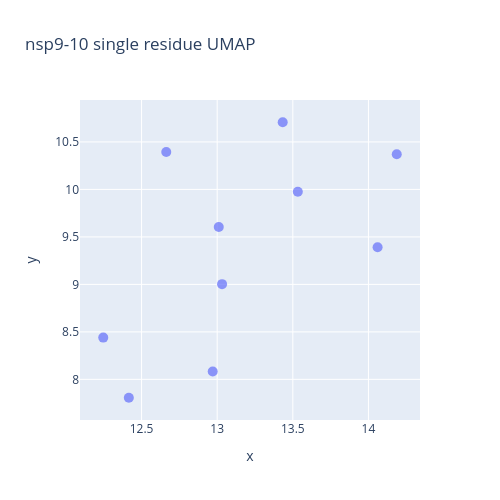

The code cell stored with this chart in its notebook:
### Code cell
fig = px.scatter(plot, x = "x", y="y", hover_data=["pdb_id"], title="nsp9-10 single residue UMAP", height=500, width=500)

fig.update_traces(marker=dict(size=10, opacity=0.7))
fig.show()

### Figure 1 — Plotly figure (JSON) as saved in the notebook; plotly's stock layout.template omitted (floating-point values rounded to 4 significant figures)
{"data": [{"customdata": [["7TA4_D_Asn213.pdb_B_D"], ["7TA4_D_Arg208.pdb_B_D"], ["7TA4_D_Gln210.pdb_B_D"], ["7TA4_D_Val207.pdb_B_D"], ["7TA4_D_Leu209.pdb_B_D"], ["7TA4_D_Gly212.pdb_B_D"], ["7TA4_D_Thr206.pdb_B_D"], ["7TA4_D_Ala214.pdb_B_D"], ["7TA4_D_Ala211.pdb_B_D"], ["7TA4_D_Ala205.pdb_B_D"]], "hovertemplate": "x=%{x}<br>y=%{y}<br>pdb_id=%{customdata[0]}<extra></extra>", "legendgroup": "", "marker": {"color": "#636efa", "opacity": 0.7, "size": 10, "symbol": "circle"}, "mode": "markers", "name": "", "orientation": "v", "showlegend": false, "type": "scatter", "x": [12.25, 13.01, 13.53, 13.03, 14.19, 14.06, 12.66, 12.97, 13.43, 12.42], "xaxis": "x", "y": [8.44, 9.604, 9.976, 9.003, 10.37, 9.391, 10.39, 8.082, 10.71, 7.806], "yaxis": "y"}], "layout": {"height": 500, "legend": {"tracegroupgap": 0}, "title": {"text": "nsp9-10 single residue UMAP"}, "width": 500, "xaxis": {"anchor": "y", "domain": [0, 1], "title": {"text": "x"}}, "yaxis": {"anchor": "x", "domain": [0, 1], "title": {"text": "y"}}}}
